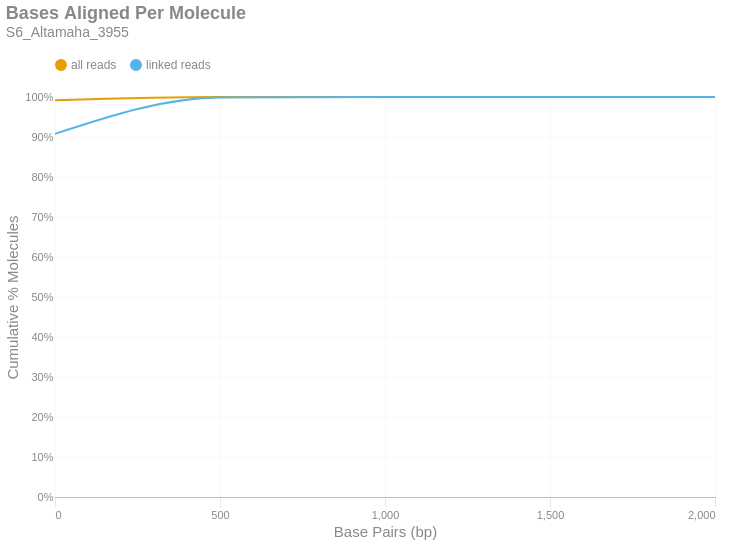

Source (notebook cell):
### Markdown cell above
### Bases Aligned Per Molecule
This is a cumulative frequency distribution showing the number of base pairs aligned per unique molecule. These data are shown in 500 bp bins. There are two distributions: one with `all reads` (yellow) and another with only `linked reads` (blue). The percent of molecules in the `linked reads` distribution is relative to the total number of linked molecules.

### Code cell
if SKIPLR:
    print_html(f"Skipped")
else:
    binned_df = consolidated_hist(valids['aligned_bp'], mask, 500, True)
    with SafeRender(binned_df):
        (
            density_plot(binned_df, 'Bases Aligned Per Molecule', samplename, 'basesper')
            .encode(
                x=alt.X('bin:Q', title="Base Pairs (bp)").axis(tickMinStep=500).scale(padding=0),
                y=alt.Y('value:Q', title='Cumulative % Molecules')
                    .axis(format='%')
                    .scale(domain = [0,1])
                    .stack(False),
                color=alt.Color("key:N").scale(domain = ["all reads", "linked reads"]),
                tooltip = [
                    alt.Tooltip("key:N", title = "Data Type"),
                    alt.Tooltip("range_label:N", title="Bases Aligned Per Molecule"),
                    alt.Tooltip("value:Q", format = ".2%", title="% Molecules (Cum.)")
                ]
            )
        ).display()

### Figure 1 — Vega-Lite specification as saved in the notebook (floating-point values rounded to 4 significant figures)
{"width": "container", "height": 400, "config": {"title": {"anchor": "start", "dy": -15, "fontSize": 18, "color": "#888888", "subtitleColor": "#888888", "subtitleFontSize": 14}, "arc": {"fill": "#0072B2"}, "axis": {"domainColor": "#888888", "domainWidth": 0.5, "gridWidth": 0.2, "grid": false, "titleFontWeight": 400, "titleFontSize": 15, "labelFontSize": 11, "labelColor": "#888888", "tickColor": "#888888", "tickWidth": 0.2, "titleColor": "#888888"}, "axisBand": {"grid": false}, "axisX": {"grid": true, "tickSize": 10, "domainCap": "round"}, "axisY": {"domain": false, "grid": true, "tickSize": 0, "domainCap": "round"}, "background": "transparent", "header": {"labelFontSize": 15, "labelColor": "#888888", "titleFontSize": 15, "titleFontWeight": 600, "titleColor": "#888888"}, "legend": {"labelFont": "sans-serif", "labelFontSize": 12, "labelColor": "#888888", "symbolSize": 100, "symbolType": "circle", "titleFontSize": 12, "titlePadding": 10, "titleColor": "#888888", "title": null, "orient": "top"}, "range": {"category": ["#E69F00", "#56B4E9", "#009E73", "#F0E442", "#0072B2", "#D55E00", "#CC79A7", "#000000"], "diverging": ["#cfe8f3", "#a2d4ec", "#73bfe2", "#46abdb", "#1696d2", "#12719e"]}, "area": {"fill": "#0072B2", "fillOpacity": 0.7, "line": true, "strokeOpacity": 0.7}, "line": {"color": "#0072B2", "stroke": "#0072B2", "strokeWidth": 2}, "trail": {"color": "#0072B2", "stroke": "#0072B2", "strokeWidth": 0, "size": 1}, "point": {"filled": true, "fillOpacity": 1.0, "size": 95}, "text": {"color": "#888888", "fontSize": 11, "align": "right", "fontWeight": 400, "size": 11}, "bar": {"fill": "#0072B2", "stroke": null}, "view": {"stroke": null, "continuousWidth": 660, "continuousHeight": 400}}, "data": {"name": "data-d827c71b5c266d40e7318f06e33cfd4e"}, "mark": {"type": "line", "interpolate": "monotone", "point": {"opacity": 0, "size": 275}}, "encoding": {"color": {"field": "key", "scale": {"domain": ["all reads", "linked reads"]}, "type": "nominal"}, "tooltip": [{"field": "key", "title": "Data Type", "type": "nominal"}, {"field": "range_label", "title": "Bases Aligned Per Molecule", "type": "nominal"}, {"field": "value", "format": ".2%", "title": "% Molecules (Cum.)", "type": "quantitative"}], "x": {"axis": {"tickMinStep": 500}, "field": "bin", "scale": {"padding": 0}, "title": "Base Pairs (bp)", "type": "quantitative"}, "y": {"axis": {"format": "%"}, "field": "value", "scale": {"domain": [0, 1]}, "stack": false, "title": "Cumulative % Molecules", "type": "quantitative"}}, "params": [{"name": "param_c36ac31b6afebe62", "select": {"type": "point", "fields": ["key"]}, "bind": "legend"}], "title": {"text": "Bases Aligned Per Molecule", "subtitle": "S6_Altamaha_3955"}, "transform": [{"fold": ["all reads (cumsum)", "linked reads (cumsum)"]}, {"calculate": "replace(datum.key, ' (cumsum)', '')", "as": "key"}, {"filter": {"param": "param_c36ac31b6afebe62"}}], "usermeta": {"embedOptions": {"downloadFileName": "S6_Altamaha_3955.basesper"}}, "$schema": "https://vega.github.io/schema/vega-lite/v6.1.0.json", "datasets": {"data-d827c71b5c266d40e7318f06e33cfd4e": [{"bin": "0.0", "interval": "0.0-500.0", "all reads": 0.9919, "linked reads": 0.9077, "all reads (cumsum)": 0.9919, "linked reads (cumsum)": 0.9077, "range_label": "0-499"}, {"bin": "500.0", "interval": "500.0-1000.0", "all reads": 0.008007, "linked reads": 0.09102, "all reads (cumsum)": 0.9999, "linked reads (cumsum)": 0.9988, "range_label": "500-999"}, {"bin": "1000.0", "interval": "1000.0-1500.0", "all reads": 0.0001152, "linked reads": 0.001171, "all reads (cumsum)": 1.0, "linked reads (cumsum)": 0.9999, "range_label": "1000-1499"}, {"bin": "1500.0", "interval": "1500.0-2000.0", "all reads": 5.192e-06, "linked reads": 5.78e-05, "all reads (cumsum)": 1.0, "linked reads (cumsum)": 1.0, "range_label": "1500-1999"}, {"bin": "2000.0", "interval": "2000.0-2500.0", "all reads": 7.417e-07, "linked reads": 5.78e-06, "all reads (cumsum)": 1.0, "linked reads (cumsum)": 1.0, "range_label": "2000-2499"}]}}
